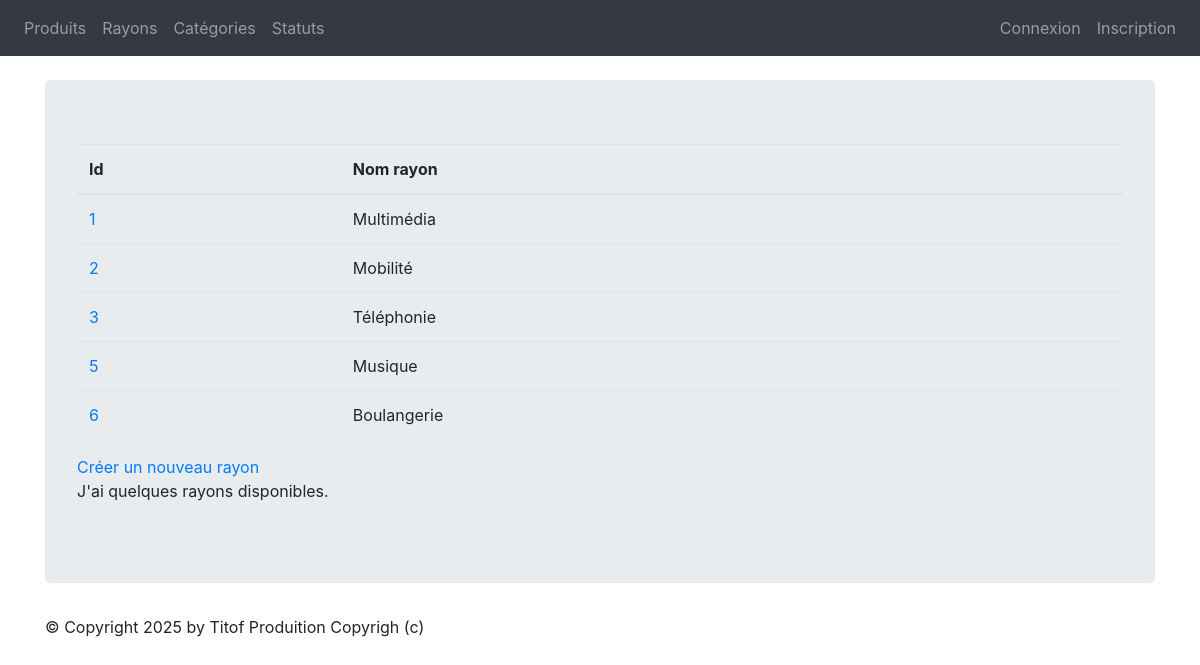
Before: /monApp/rayons/ with the older database file.
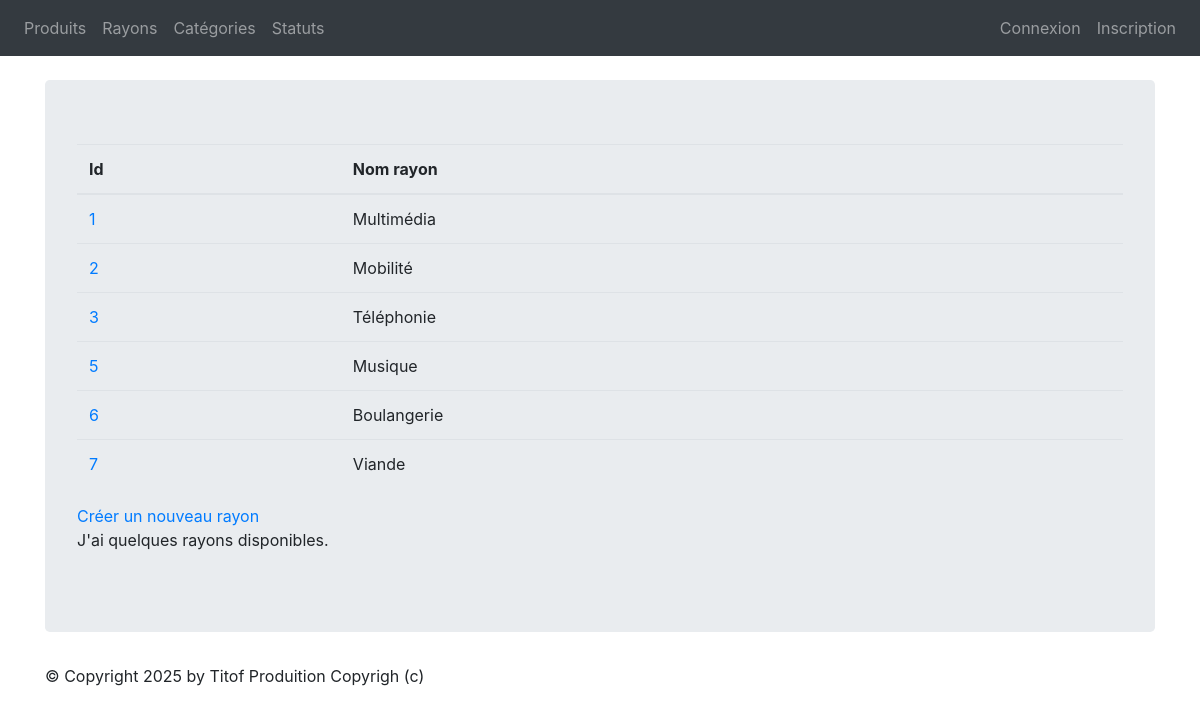
After: the same page with the newer database file.
### monApp/models.py (models this page shows, shortened)
class Rayon(models.Model):
    idRayon = models.AutoField(primary_key=True)
    nomRayon = models.CharField(max_length=100)

### monApp/views.py (the view)
# urls.py: path("rayons/", views.ListRayons, name="list_rayons"),
def ListRayons(request):
    rays = Rayon.objects.all()
    return render(request, 'list_rayons.html', {'rays': rays})

### monApp/templates/list_rayons.html
{% extends 'base.html' %}
{% block content %}
<table class="table">
    <thead>
        <th>Id</th>
        <th>Nom rayon</th>
    </thead>
    <tbody>
    {% for ray in rays %}
    <tr>
        <td><a href="{% url 'dtl_rayon' ray.idRayon %}">{{ ray.idRayon }}</a></td>
        <td>{{ ray.nomRayon }}</td>
    </tr>
    {% endfor %}
    </tbody>
</table>
<a href="{% url 'crt_rayon' %}">Créer un nouveau rayon</a>
<p>
J'ai
{% if rays|length < 5 %}
    peu de
{% elif rays|length < 10 %}
    quelques
{% else %}
    beaucoup de
{% endif %}
rayons disponibles.
</p>
{% endblock %}

Changed rows visible on the page:
added Rayon: idRayon "7", nomRayon "Viande"
